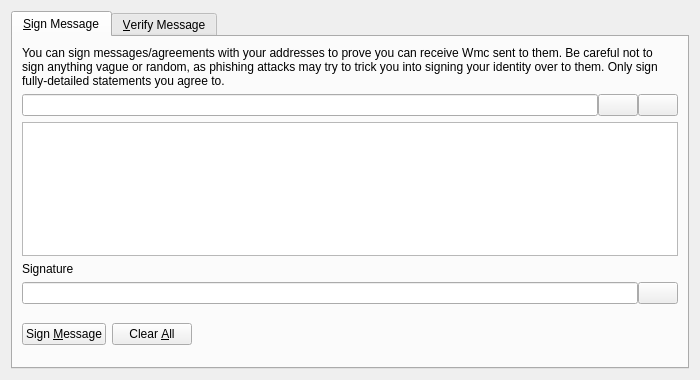
<?xml version="1.0" encoding="UTF-8"?>
<ui version="4.0">
 <class>SignVerifyMessageDialog</class>
 <widget class="QDialog" name="SignVerifyMessageDialog">
  <property name="geometry">
   <rect>
    <x>0</x>
    <y>0</y>
    <width>700</width>
    <height>380</height>
   </rect>
  </property>
  <property name="windowTitle">
   <string>Signatures - Sign / Verify a Message</string>
  </property>
  <property name="modal">
   <bool>true</bool>
  </property>
  <layout class="QVBoxLayout" name="verticalLayout">
   <item>
    <widget class="QTabWidget" name="tabWidget">
     <property name="currentIndex">
      <number>0</number>
     </property>
     <widget class="QWidget" name="tabSignMessage">
      <attribute name="title">
       <string>&amp;Sign Message</string>
      </attribute>
      <layout class="QVBoxLayout" name="verticalLayout_SM">
       <item>
        <widget class="QLabel" name="infoLabel_SM">
         <property name="text">
          <string>You can sign messages/agreements with your addresses to prove you can receive Wmc sent to them. Be careful not to sign anything vague or random, as phishing attacks may try to trick you into signing your identity over to them. Only sign fully-detailed statements you agree to.</string>
         </property>
         <property name="textFormat">
          <enum>Qt::PlainText</enum>
         </property>
         <property name="wordWrap">
          <bool>true</bool>
         </property>
        </widget>
       </item>
       <item>
        <layout class="QHBoxLayout" name="horizontalLayout_1_SM">
         <property name="spacing">
          <number>0</number>
         </property>
         <item>
          <widget class="QValidatedLineEdit" name="addressIn_SM">
           <property name="toolTip">
            <string>The Wmc address to sign the message with</string>
           </property>
          </widget>
         </item>
         <item>
          <widget class="QPushButton" name="addressBookButton_SM">
           <property name="toolTip">
            <string>Choose previously used address</string>
           </property>
           <property name="text">
            <string/>
           </property>
           <property name="shortcut">
            <string>Alt+A</string>
           </property>
           <property name="autoDefault">
            <bool>false</bool>
           </property>
          </widget>
         </item>
         <item>
          <widget class="QPushButton" name="pasteButton_SM">
           <property name="toolTip">
            <string>Paste address from clipboard</string>
           </property>
           <property name="text">
            <string/>
           </property>
           <property name="shortcut">
            <string>Alt+P</string>
           </property>
           <property name="autoDefault">
            <bool>false</bool>
           </property>
          </widget>
         </item>
        </layout>
       </item>
       <item>
        <widget class="QPlainTextEdit" name="messageIn_SM">
         <property name="toolTip">
          <string>Enter the message you want to sign here</string>
         </property>
        </widget>
       </item>
       <item>
        <widget class="QLabel" name="signatureLabel_SM">
         <property name="text">
          <string>Signature</string>
         </property>
         <property name="textFormat">
          <enum>Qt::PlainText</enum>
         </property>
        </widget>
       </item>
       <item>
        <layout class="QHBoxLayout" name="horizontalLayout_2_SM">
         <property name="spacing">
          <number>0</number>
         </property>
         <item>
          <widget class="QLineEdit" name="signatureOut_SM">
           <property name="font">
            <font>
             <italic>true</italic>
            </font>
           </property>
           <property name="readOnly">
            <bool>true</bool>
           </property>
          </widget>
         </item>
         <item>
          <widget class="QPushButton" name="copySignatureButton_SM">
           <property name="toolTip">
            <string>Copy the current signature to the system clipboard</string>
           </property>
           <property name="text">
            <string/>
           </property>
           <property name="autoDefault">
            <bool>false</bool>
           </property>
          </widget>
         </item>
        </layout>
       </item>
       <item>
        <layout class="QHBoxLayout" name="horizontalLayout_3_SM">
         <item>
          <widget class="QPushButton" name="signMessageButton_SM">
           <property name="toolTip">
            <string>Sign the message to prove you own this Wmc address</string>
           </property>
           <property name="text">
            <string>Sign &amp;Message</string>
           </property>
           <property name="autoDefault">
            <bool>false</bool>
           </property>
          </widget>
         </item>
         <item>
          <widget class="QPushButton" name="clearButton_SM">
           <property name="toolTip">
            <string>Reset all sign message fields</string>
           </property>
           <property name="text">
            <string>Clear &amp;All</string>
           </property>
           <property name="autoDefault">
            <bool>false</bool>
           </property>
          </widget>
         </item>
         <item>
          <spacer name="horizontalSpacer_1_SM">
           <property name="orientation">
            <enum>Qt::Horizontal</enum>
           </property>
           <property name="sizeHint" stdset="0">
            <size>
             <width>40</width>
             <height>48</height>
            </size>
           </property>
          </spacer>
         </item>
         <item>
          <widget class="QLabel" name="statusLabel_SM">
           <property name="font">
            <font>
             <weight>75</weight>
             <bold>true</bold>
            </font>
           </property>
           <property name="text">
            <string/>
           </property>
           <property name="wordWrap">
            <bool>true</bool>
           </property>
          </widget>
         </item>
         <item>
          <spacer name="horizontalSpacer_2_SM">
           <property name="orientation">
            <enum>Qt::Horizontal</enum>
           </property>
           <property name="sizeHint" stdset="0">
            <size>
             <width>40</width>
             <height>48</height>
            </size>
           </property>
          </spacer>
         </item>
        </layout>
       </item>
      </layout>
     </widget>
     <widget class="QWidget" name="tabVerifyMessage">
      <attribute name="title">
       <string>&amp;Verify Message</string>
      </attribute>
      <layout class="QVBoxLayout" name="verticalLayout_VM">
       <item>
        <widget class="QLabel" name="infoLabel_VM">
         <property name="text">
          <string>Enter the receiver's address, message (ensure you copy line breaks, spaces, tabs, etc. exactly) and signature below to verify the message. Be careful not to read more into the signature than what is in the signed message itself, to avoid being tricked by a man-in-the-middle attack. Note that this only proves the signing party receives with the address, it cannot prove sendership of any transaction!</string>
         </property>
         <property name="textFormat">
          <enum>Qt::PlainText</enum>
         </property>
         <property name="alignment">
          <set>Qt::AlignLeading|Qt::AlignLeft|Qt::AlignTop</set>
         </property>
         <property name="wordWrap">
          <bool>true</bool>
         </property>
        </widget>
       </item>
       <item>
        <layout class="QHBoxLayout" name="horizontalLayout_1_VM">
         <property name="spacing">
          <number>0</number>
         </property>
         <item>
          <widget class="QValidatedLineEdit" name="addressIn_VM">
           <property name="toolTip">
            <string>The Wmc address the message was signed with</string>
           </property>
          </widget>
         </item>
         <item>
          <widget class="QPushButton" name="addressBookButton_VM">
           <property name="toolTip">
            <string>Choose previously used address</string>
           </property>
           <property name="text">
            <string/>
           </property>
           <property name="shortcut">
            <string>Alt+A</string>
           </property>
           <property name="autoDefault">
            <bool>false</bool>
           </property>
          </widget>
         </item>
        </layout>
       </item>
       <item>
        <widget class="QPlainTextEdit" name="messageIn_VM"/>
       </item>
       <item>
        <widget class="QValidatedLineEdit" name="signatureIn_VM"/>
       </item>
       <item>
        <layout class="QHBoxLayout" name="horizontalLayout_2_VM">
         <item>
          <widget class="QPushButton" name="verifyMessageButton_VM">
           <property name="toolTip">
            <string>Verify the message to ensure it was signed with the specified Wmc address</string>
           </property>
           <property name="text">
            <string>Verify &amp;Message</string>
           </property>
           <property name="autoDefault">
            <bool>false</bool>
           </property>
          </widget>
         </item>
         <item>
          <widget class="QPushButton" name="clearButton_VM">
           <property name="toolTip">
            <string>Reset all verify message fields</string>
           </property>
           <property name="text">
            <string>Clear &amp;All</string>
           </property>
           <property name="autoDefault">
            <bool>false</bool>
           </property>
          </widget>
         </item>
         <item>
          <spacer name="horizontalSpacer_1_VM">
           <property name="orientation">
            <enum>Qt::Horizontal</enum>
           </property>
           <property name="sizeHint" stdset="0">
            <size>
             <width>40</width>
             <height>48</height>
            </size>
           </property>
          </spacer>
         </item>
         <item>
          <widget class="QLabel" name="statusLabel_VM">
           <property name="font">
            <font>
             <weight>75</weight>
             <bold>true</bold>
            </font>
           </property>
           <property name="text">
            <string/>
           </property>
           <property name="wordWrap">
            <bool>true</bool>
           </property>
          </widget>
         </item>
         <item>
          <spacer name="horizontalSpacer_2_VM">
           <property name="orientation">
            <enum>Qt::Horizontal</enum>
           </property>
           <property name="sizeHint" stdset="0">
            <size>
             <width>40</width>
             <height>48</height>
            </size>
           </property>
          </spacer>
         </item>
        </layout>
       </item>
      </layout>
     </widget>
    </widget>
   </item>
  </layout>
 </widget>
 <customwidgets>
  <customwidget>
   <class>QValidatedLineEdit</class>
   <extends>QLineEdit</extends>
   <header>qvalidatedlineedit.h</header>
  </customwidget>
 </customwidgets>
 <resources>
  <include location="../wmc.qrc"/>
 </resources>
 <connections/>
</ui>
